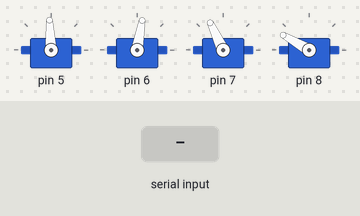
Simulated run of this sketch. Board: Arduino Uno, built with avr-gcc and run on an emulated ATmega328P. Shown: 4 × servo. The inputs (shaded band) are chosen by the test bench.

Above: at 1.2 s.
1.3 s: "1" received over Serial
At 2.6 s:
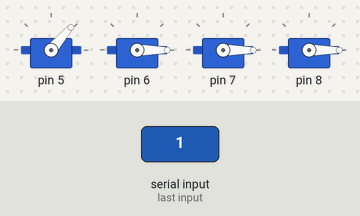
3.8 s: "0" received over Serial
At 11.58 s:
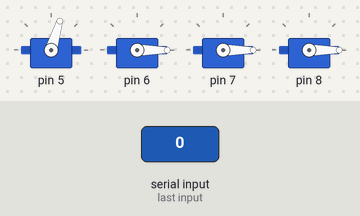
At 12.3 s:
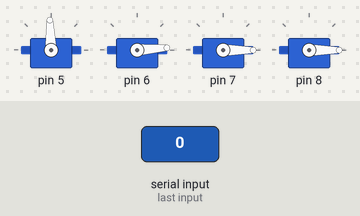
Timing chart, 0 to 14.5 s (numbered marks = the images above; inputs shaded):
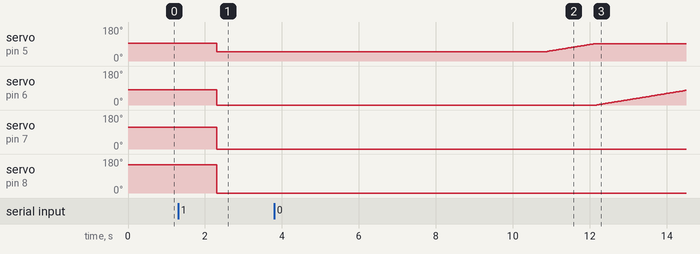

Measured:
- after the input at 1.3 s, servo on pin 5: 93° → 49° after 1.0 s; servo on pin 6: 80° → 0° after 1.0 s; servo on pin 7: 115° → 0° after 1.0 s; servo on pin 8: 150° → 0° after 1.0 s
- after the input at 3.8 s, servo on pin 7: stays 0° (without the input it goes to 1° after 8.3 s)

The sketch:

arduino.ino
```cpp
#include <Servo.h>

Servo servo[4];

int x;
int y;
int z;
int claw;

void setup()
{
    Serial.begin(9600);
    servo[0].write(93);
    servo[1].write(80);
    servo[2].write(115);
    servo[3].write(150);
    servo[0].attach(5); // x
    servo[1].attach(6); // y
    servo[2].attach(7); // z
    servo[3].attach(8); // claw
    setDefault();
}

byte angle[4];
byte pre_angle[4];
long t = millis();

bool open = true;

void loop()
{
    if (Serial.available())
    {
        Serial.readBytes(angle, 4);
        servo[0].write(angle[0]);
        servo[1].write(angle[1]);
        servo[2].write(angle[2]);
        servo[3].write(angle[3]);

        t = millis();
    }

    if (millis() - t > 6000)
    {
      setDefault();
    }

}

void setDefault(){
  x = servo[0].read();
  y = servo[1].read();
  z = servo[2].read();
  claw = servo[3].read();
  if(x>93){
    for(;x>93; x--){
      servo[0].write(x);
      delay(30);
    }
  }
  else{
    for(;x<93; x++){
    servo[0].write(x);
    delay(30);
    }
  }
  if(y>80){
    for(;y>80; y--){
      servo[1].write(y);
      delay(30);
    }
  }
  else{
    for(;y<80; y++){
      servo[1].write(y);
      delay(30);
      }
  }

  if(z>115){
    for(;z>115 ; z--){
      servo[2].write(z);
      delay(30);
      }
    }
  else{
    for(;z<115 ; z++){
      servo[2].write(z);
      delay(30);
      }
    }

  if(claw>150){
    for(;claw>150; claw--){
      servo[3].write(claw);
      delay(30);
      }
    }
  else{
    for(;claw < 150 ; claw++){
    servo[3].write(claw);
    delay(30);
    }
  }

}
```
